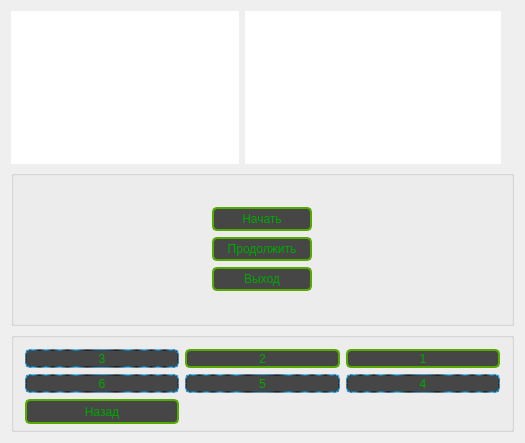
<?xml version="1.0" encoding="UTF-8"?>
<ui version="4.0">
 <class>Widget</class>
 <widget class="QWidget" name="Widget">
  <property name="geometry">
   <rect>
    <x>0</x>
    <y>0</y>
    <width>525</width>
    <height>443</height>
   </rect>
  </property>
  <property name="windowTitle">
   <string>Widget</string>
  </property>
  <property name="layoutDirection">
   <enum>Qt::RightToLeft</enum>
  </property>
  <layout class="QVBoxLayout" name="verticalLayout">
   <item>
    <layout class="QHBoxLayout" name="horizontalLayout_2">
     <item>
      <widget class="QGroupBox" name="groupBoxWindow">
       <property name="styleSheet">
        <string notr="true">QGroupBox {
	border-radius: 2px;
}</string>
       </property>
       <property name="title">
        <string/>
       </property>
       <layout class="QHBoxLayout" name="horizontalLayout">
        <property name="leftMargin">
         <number>0</number>
        </property>
        <property name="topMargin">
         <number>0</number>
        </property>
        <property name="rightMargin">
         <number>0</number>
        </property>
        <property name="bottomMargin">
         <number>0</number>
        </property>
        <item>
         <widget class="QLabel" name="label">
          <property name="text">
           <string/>
          </property>
         </widget>
        </item>
        <item>
         <widget class="QGraphicsView" name="graphicsView_2">
          <property name="sizePolicy">
           <sizepolicy hsizetype="Minimum" vsizetype="Expanding">
            <horstretch>0</horstretch>
            <verstretch>0</verstretch>
           </sizepolicy>
          </property>
          <property name="styleSheet">
           <string notr="true">border-color: rgb(255, 85, 0);
border-width:2px;</string>
          </property>
          <property name="frameShape">
           <enum>QFrame::NoFrame</enum>
          </property>
         </widget>
        </item>
        <item>
         <widget class="QGraphicsView" name="graphicsView">
          <property name="layoutDirection">
           <enum>Qt::RightToLeft</enum>
          </property>
          <property name="styleSheet">
           <string notr="true"/>
          </property>
          <property name="frameShape">
           <enum>QFrame::NoFrame</enum>
          </property>
          <property name="lineWidth">
           <number>1</number>
          </property>
         </widget>
        </item>
       </layout>
      </widget>
     </item>
    </layout>
   </item>
   <item>
    <widget class="QGroupBox" name="groupBoxMenu">
     <property name="minimumSize">
      <size>
       <width>0</width>
       <height>50</height>
      </size>
     </property>
     <property name="cursor">
      <cursorShape>ArrowCursor</cursorShape>
     </property>
     <property name="contextMenuPolicy">
      <enum>Qt::DefaultContextMenu</enum>
     </property>
     <property name="layoutDirection">
      <enum>Qt::LeftToRight</enum>
     </property>
     <property name="autoFillBackground">
      <bool>false</bool>
     </property>
     <property name="styleSheet">
      <string notr="true">QGoupBox {
border-radius: 2px;
}

QPushButton
{
border-style:solid;
background-color: rgb(70, 70, 70);
color: rgb(0, 170, 0);
border-radius: 5px;
border-color: rgb(85, 170, 0);
border-width:2px;
padding:3;
font: 12pt &quot;MS Shell Dlg 2&quot;;
}

QPushButton:hover {
border-color: rgb(255, 85, 0);
border-width:2px;
}

QPushButton:pressed {

}</string>
     </property>
     <property name="title">
      <string/>
     </property>
     <property name="alignment">
      <set>Qt::AlignCenter</set>
     </property>
     <property name="flat">
      <bool>false</bool>
     </property>
     <layout class="QGridLayout" name="gridLayout">
      <item row="2" column="0">
       <widget class="QPushButton" name="butLoad">
        <property name="text">
         <string>Продолжить</string>
        </property>
       </widget>
      </item>
      <item row="1" column="0">
       <widget class="QPushButton" name="butStart">
        <property name="maximumSize">
         <size>
          <width>100</width>
          <height>16777215</height>
         </size>
        </property>
        <property name="text">
         <string>Начать</string>
        </property>
       </widget>
      </item>
      <item row="3" column="0">
       <widget class="QPushButton" name="butExit">
        <property name="maximumSize">
         <size>
          <width>100</width>
          <height>16777215</height>
         </size>
        </property>
        <property name="text">
         <string>Выход</string>
        </property>
       </widget>
      </item>
      <item row="0" column="0">
       <spacer name="verticalSpacer">
        <property name="orientation">
         <enum>Qt::Vertical</enum>
        </property>
        <property name="sizeHint" stdset="0">
         <size>
          <width>20</width>
          <height>40</height>
         </size>
        </property>
       </spacer>
      </item>
      <item row="4" column="0">
       <spacer name="verticalSpacer_2">
        <property name="orientation">
         <enum>Qt::Vertical</enum>
        </property>
        <property name="sizeHint" stdset="0">
         <size>
          <width>20</width>
          <height>40</height>
         </size>
        </property>
       </spacer>
      </item>
     </layout>
    </widget>
   </item>
   <item>
    <widget class="QGroupBox" name="groupBoxLevel">
     <property name="minimumSize">
      <size>
       <width>50</width>
       <height>100</height>
      </size>
     </property>
     <property name="styleSheet">
      <string notr="true">QGoupBox {
border-radius: 2px;
}

QPushButton
{
border-style:solid;
background-color: rgb(70, 70, 70);
color: rgb(0, 170, 0);
border-radius: 5px;
border-color: rgb(85, 170, 0);
border-width:2px;
padding:3;
font: 12pt &quot;MS Shell Dlg 2&quot;;
}

QPushButton:hover {
border-color: rgb(255, 85, 0);
border-width:2px;
}

QPushButton:pressed {

}

QPushButton:checked {
color: rgb(0, 255, 0);
border-width:2px;
border-color: rgb(0, 255, 0);
}
</string>
     </property>
     <property name="title">
      <string/>
     </property>
     <layout class="QGridLayout" name="gridLayout_2">
      <item row="0" column="0">
       <widget class="QPushButton" name="butLevel_1">
        <property name="text">
         <string>1</string>
        </property>
       </widget>
      </item>
      <item row="0" column="1">
       <widget class="QPushButton" name="butLevel_2">
        <property name="text">
         <string>2</string>
        </property>
       </widget>
      </item>
      <item row="0" column="2">
       <widget class="QPushButton" name="butLevel_3">
        <property name="styleSheet">
         <string notr="true">border-color: qradialgradient(spread:repeat, cx:0.5, cy:0.5, radius:0.077, fx:0.5, fy:0.5, stop:0 rgba(0, 169, 255, 147), stop:0.497326 rgba(0, 0, 0, 147), stop:1 rgba(0, 169, 255, 147));</string>
        </property>
        <property name="text">
         <string>3</string>
        </property>
       </widget>
      </item>
      <item row="1" column="0">
       <widget class="QPushButton" name="butLevel_4">
        <property name="styleSheet">
         <string notr="true">border-color: qradialgradient(spread:repeat, cx:0.5, cy:0.5, radius:0.077, fx:0.5, fy:0.5, stop:0 rgba(0, 169, 255, 147), stop:0.497326 rgba(0, 0, 0, 147), stop:1 rgba(0, 169, 255, 147));</string>
        </property>
        <property name="text">
         <string>4</string>
        </property>
       </widget>
      </item>
      <item row="1" column="1">
       <widget class="QPushButton" name="butLevel_5">
        <property name="styleSheet">
         <string notr="true">border-color: qradialgradient(spread:repeat, cx:0.5, cy:0.5, radius:0.077, fx:0.5, fy:0.5, stop:0 rgba(0, 169, 255, 147), stop:0.497326 rgba(0, 0, 0, 147), stop:1 rgba(0, 169, 255, 147));</string>
        </property>
        <property name="text">
         <string>5</string>
        </property>
       </widget>
      </item>
      <item row="1" column="2">
       <widget class="QPushButton" name="butLevel_6">
        <property name="styleSheet">
         <string notr="true">border-color: qradialgradient(spread:repeat, cx:0.5, cy:0.5, radius:0.077, fx:0.5, fy:0.5, stop:0 rgba(0, 169, 255, 147), stop:0.497326 rgba(0, 0, 0, 147), stop:1 rgba(0, 169, 255, 147));</string>
        </property>
        <property name="text">
         <string>6</string>
        </property>
       </widget>
      </item>
      <item row="2" column="2">
       <widget class="QPushButton" name="butBack">
        <property name="minimumSize">
         <size>
          <width>0</width>
          <height>25</height>
         </size>
        </property>
        <property name="text">
         <string>Назад</string>
        </property>
       </widget>
      </item>
     </layout>
    </widget>
   </item>
  </layout>
 </widget>
 <layoutdefault spacing="6" margin="11"/>
 <resources/>
 <connections>
  <connection>
   <sender>butExit</sender>
   <signal>clicked()</signal>
   <receiver>Widget</receiver>
   <slot>close()</slot>
   <hints>
    <hint type="sourcelabel">
     <x>240</x>
     <y>301</y>
    </hint>
    <hint type="destinationlabel">
     <x>423</x>
     <y>308</y>
    </hint>
   </hints>
  </connection>
 </connections>
</ui>
